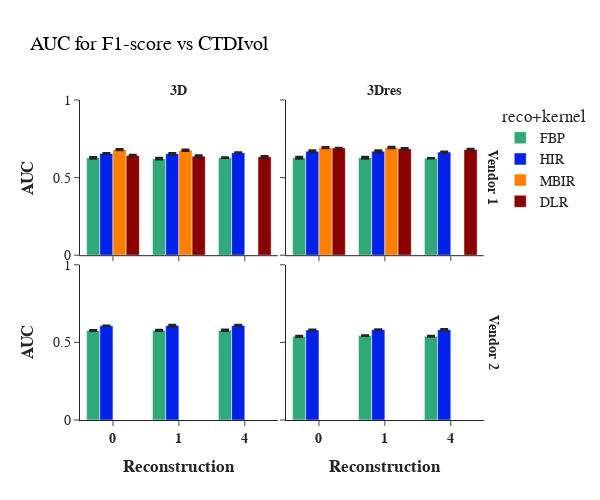

The cell this chart's notebook holds for it:
### Code cell
fig = px.bar(aucs_df_mean[aucs_df_mean["measure_point"].isin(['0', '1', '4'])], x="measure_point", y="AUC_mean", error_y="AUC_std", color="reco+kernel", barmode="group",
       title="AUC for F1-score vs CTDIvol", template="simple_white", range_y=[0,1], facet_row="ct", facet_col="network",
       category_orders={"reco+kernel": ["FBP", "HIR", "MBIR", "DLR"],
                        "ct": ["<b>Vendor 1", "<b>Vendor 2"],
                        "network": ["<b>3D", "<b>3Dres"]},
                        color_discrete_sequence=["#2FA97C", "#0021E8", "#FF7F00", "darkred"],)


fig.update_xaxes(title_text="<b>Reconstruction", row=1) 
fig.update_yaxes(title_text="<b>AUC", col=1)
fig.update_xaxes(tickprefix="<b>",ticksuffix ="</b>")
fig.for_each_annotation(lambda a: a.update(text=a.text.split("=")[1]))

fig.update_layout(
       font_family="Arial",
       font_size=14,
       title_font_family="Arial",
       title_font_color="black",
       height=500,
       width=600
       )
fig.show()
#fig.write_image(os.path.join(output_dir, f"lesion_seg_f1_score_auc_dicethreshold_{dice_detection_threshold}.png"))

### Figure 1 — Plotly figure (JSON) as saved in the notebook; plotly's stock layout.template omitted (floating-point values rounded to 4 significant figures)
{"data": [{"alignmentgroup": "True", "error_y": {"array": [0.005239, 0.005447, 0.002813]}, "hovertemplate": "reco+kernel=FBP<br>ct=<b>Vendor 1<br>network=<b>3D<br>measure_point=%{x}<br>AUC_mean=%{y}<extra></extra>", "legendgroup": "FBP", "marker": {"color": "#2FA97C", "pattern": {"shape": ""}}, "name": "FBP", "offsetgroup": "FBP", "orientation": "v", "showlegend": true, "textposition": "auto", "type": "bar", "x": ["0", "1", "4"], "xaxis": "x3", "y": [0.6275, 0.622, 0.6284], "yaxis": "y3"}, {"alignmentgroup": "True", "error_y": {"array": [0.005868, 0.006289, 0.002201]}, "hovertemplate": "reco+kernel=FBP<br>ct=<b>Vendor 1<br>network=<b>3Dres<br>measure_point=%{x}<br>AUC_mean=%{y}<extra></extra>", "legendgroup": "FBP", "marker": {"color": "#2FA97C", "pattern": {"shape": ""}}, "name": "FBP", "offsetgroup": "FBP", "orientation": "v", "showlegend": false, "textposition": "auto", "type": "bar", "x": ["0", "1", "4"], "xaxis": "x4", "y": [0.6279, 0.6276, 0.6248], "yaxis": "y4"}, {"alignmentgroup": "True", "error_y": {"array": [0.003504, 0.004259, 0.004579]}, "hovertemplate": "reco+kernel=FBP<br>ct=<b>Vendor 2<br>network=<b>3D<br>measure_point=%{x}<br>AUC_mean=%{y}<extra></extra>", "legendgroup": "FBP", "marker": {"color": "#2FA97C", "pattern": {"shape": ""}}, "name": "FBP", "offsetgroup": "FBP", "orientation": "v", "showlegend": false, "textposition": "auto", "type": "bar", "x": ["0", "1", "4"], "xaxis": "x", "y": [0.577, 0.5779, 0.5781], "yaxis": "y"}, {"alignmentgroup": "True", "error_y": {"array": [0.004096, 0.00274, 0.00287]}, "hovertemplate": "reco+kernel=FBP<br>ct=<b>Vendor 2<br>network=<b>3Dres<br>measure_point=%{x}<br>AUC_mean=%{y}<extra></extra>", "legendgroup": "FBP", "marker": {"color": "#2FA97C", "pattern": {"shape": ""}}, "name": "FBP", "offsetgroup": "FBP", "orientation": "v", "showlegend": false, "textposition": "auto", "type": "bar", "x": ["0", "1", "4"], "xaxis": "x2", "y": [0.5392, 0.5439, 0.54], "yaxis": "y2"}, {"alignmentgroup": "True", "error_y": {"array": [0.003099, 0.005144, 0.002391]}, "hovertemplate": "reco+kernel=HIR<br>ct=<b>Vendor 1<br>network=<b>3D<br>measure_point=%{x}<br>AUC_mean=%{y}<extra></extra>", "legendgroup": "HIR", "marker": {"color": "#0021E8", "pattern": {"shape": ""}}, "name": "HIR", "offsetgroup": "HIR", "orientation": "v", "showlegend": true, "textposition": "auto", "type": "bar", "x": ["0", "1", "4"], "xaxis": "x3", "y": [0.6558, 0.6537, 0.6602], "yaxis": "y3"}, {"alignmentgroup": "True", "error_y": {"array": [0.005698, 0.006361, 0.004206]}, "hovertemplate": "reco+kernel=HIR<br>ct=<b>Vendor 1<br>network=<b>3Dres<br>measure_point=%{x}<br>AUC_mean=%{y}<extra></extra>", "legendgroup": "HIR", "marker": {"color": "#0021E8", "pattern": {"shape": ""}}, "name": "HIR", "offsetgroup": "HIR", "orientation": "v", "showlegend": false, "textposition": "auto", "type": "bar", "x": ["0", "1", "4"], "xaxis": "x4", "y": [0.6699, 0.6703, 0.6645], "yaxis": "y4"}, {"alignmentgroup": "True", "error_y": {"array": [0.001386, 0.005502, 0.004186]}, "hovertemplate": "reco+kernel=HIR<br>ct=<b>Vendor 2<br>network=<b>3D<br>measure_point=%{x}<br>AUC_mean=%{y}<extra></extra>", "legendgroup": "HIR", "marker": {"color": "#0021E8", "pattern": {"shape": ""}}, "name": "HIR", "offsetgroup": "HIR", "orientation": "v", "showlegend": false, "textposition": "auto", "type": "bar", "x": ["0", "1", "4"], "xaxis": "x", "y": [0.6074, 0.6083, 0.6092], "yaxis": "y"}, {"alignmentgroup": "True", "error_y": {"array": [0.002932, 0.002693, 0.004257]}, "hovertemplate": "reco+kernel=HIR<br>ct=<b>Vendor 2<br>network=<b>3Dres<br>measure_point=%{x}<br>AUC_mean=%{y}<extra></extra>", "legendgroup": "HIR", "marker": {"color": "#0021E8", "pattern": {"shape": ""}}, "name": "HIR", "offsetgroup": "HIR", "orientation": "v", "showlegend": false, "textposition": "auto", "type": "bar", "x": ["0", "1", "4"], "xaxis": "x2", "y": [0.5803, 0.5824, 0.5817], "yaxis": "y2"}, {"alignmentgroup": "True", "error_y": {"array": [0.004398, 0.005029]}, "hovertemplate": "reco+kernel=MBIR<br>ct=<b>Vendor 1<br>network=<b>3D<br>measure_point=%{x}<br>AUC_mean=%{y}<extra></extra>", "legendgroup": "MBIR", "marker": {"color": "#FF7F00", "pattern": {"shape": ""}}, "name": "MBIR", "offsetgroup": "MBIR", "orientation": "v", "showlegend": true, "textposition": "auto", "type": "bar", "x": ["0", "1"], "xaxis": "x3", "y": [0.6804, 0.6761], "yaxis": "y3"}, {"alignmentgroup": "True", "error_y": {"array": [0.004254, 0.00517]}, "hovertemplate": "reco+kernel=MBIR<br>ct=<b>Vendor 1<br>network=<b>3Dres<br>measure_point=%{x}<br>AUC_mean=%{y}<extra></extra>", "legendgroup": "MBIR", "marker": {"color": "#FF7F00", "pattern": {"shape": ""}}, "name": "MBIR", "offsetgroup": "MBIR", "orientation": "v", "showlegend": false, "textposition": "auto", "type": "bar", "x": ["0", "1"], "xaxis": "x4", "y": [0.6929, 0.6939], "yaxis": "y4"}, {"alignmentgroup": "True", "error_y": {"array": [0.004014, 0.006298, 0.004742]}, "hovertemplate": "reco+kernel=DLR<br>ct=<b>Vendor 1<br>network=<b>3D<br>measure_point=%{x}<br>AUC_mean=%{y}<extra></extra>", "legendgroup": "DLR", "marker": {"color": "darkred", "pattern": {"shape": ""}}, "name": "DLR", "offsetgroup": "DLR", "orientation": "v", "showlegend": true, "textposition": "auto", "type": "bar", "x": ["0", "1", "4"], "xaxis": "x3", "y": [0.6429, 0.638, 0.6341], "yaxis": "y3"}, {"alignmentgroup": "True", "error_y": {"array": [0.001566, 0.005429, 0.00496]}, "hovertemplate": "reco+kernel=DLR<br>ct=<b>Vendor 1<br>network=<b>3Dres<br>measure_point=%{x}<br>AUC_mean=%{y}<extra></extra>", "legendgroup": "DLR", "marker": {"color": "darkred", "pattern": {"shape": ""}}, "name": "DLR", "offsetgroup": "DLR", "orientation": "v", "showlegend": false, "textposition": "auto", "type": "bar", "x": ["0", "1", "4"], "xaxis": "x4", "y": [0.6901, 0.6857, 0.681], "yaxis": "y4"}], "layout": {"annotations": [{"font": {}, "showarrow": false, "text": "<b>3D", "x": 0.24, "xanchor": "center", "xref": "paper", "y": 1, "yanchor": "bottom", "yref": "paper"}, {"font": {}, "showarrow": false, "text": "<b>3Dres", "x": 0.74, "xanchor": "center", "xref": "paper", "y": 1, "yanchor": "bottom", "yref": "paper"}, {"font": {}, "showarrow": false, "text": "<b>Vendor 2", "textangle": 90, "x": 0.98, "xanchor": "left", "xref": "paper", "y": 0.2425, "yanchor": "middle", "yref": "paper"}, {"font": {}, "showarrow": false, "text": "<b>Vendor 1", "textangle": 90, "x": 0.98, "xanchor": "left", "xref": "paper", "y": 0.7575, "yanchor": "middle", "yref": "paper"}], "barmode": "group", "font": {"family": "Arial", "size": 14}, "height": 500, "legend": {"title": {"text": "reco+kernel"}, "tracegroupgap": 0}, "title": {"font": {"color": "black", "family": "Arial"}, "text": "AUC for F1-score vs CTDIvol"}, "width": 600, "xaxis": {"anchor": "y", "domain": [0, 0.48], "tickprefix": "<b>", "ticksuffix": "</b>", "title": {"text": "<b>Reconstruction"}}, "xaxis2": {"anchor": "y2", "domain": [0.5, 0.98], "matches": "x", "tickprefix": "<b>", "ticksuffix": "</b>", "title": {"text": "<b>Reconstruction"}}, "xaxis3": {"anchor": "y3", "domain": [0, 0.48], "matches": "x", "showticklabels": false, "tickprefix": "<b>", "ticksuffix": "</b>"}, "xaxis4": {"anchor": "y4", "domain": [0.5, 0.98], "matches": "x", "showticklabels": false, "tickprefix": "<b>", "ticksuffix": "</b>"}, "yaxis": {"anchor": "x", "domain": [0, 0.485], "range": [0, 1], "title": {"text": "<b>AUC"}}, "yaxis2": {"anchor": "x2", "domain": [0, 0.485], "matches": "y", "showticklabels": false}, "yaxis3": {"anchor": "x3", "domain": [0.515, 1], "matches": "y", "range": [0, 1], "title": {"text": "<b>AUC"}}, "yaxis4": {"anchor": "x4", "domain": [0.515, 1], "matches": "y", "showticklabels": false}}}
